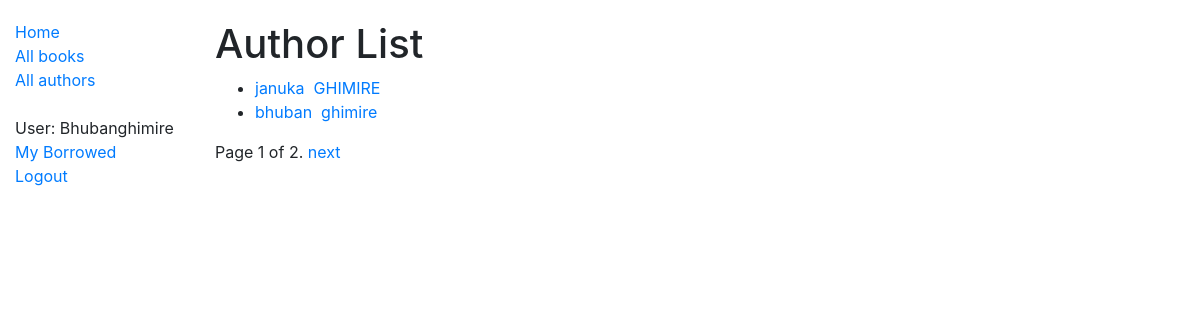
The app's page /catalog/author/ (signed in) with its own data.
### catalog/models.py (models this page shows, shortened)
class Author(models.Model):
    first_name = models.CharField(max_length=200)
    last_name = models.CharField(max_length=100,default="ghimire")
    date_of_birth = models.DateField(null=True, blank=True)
    date_of_death = models.DateField('Died', null=True, blank=True)
    class Meta:
        ordering = ['last_name', 'first_name']

### catalog/views.py (the view)
# urls.py: path('author/',views.AuthorListView.as_view(),name='author'),
class AuthorListView(LoginRequiredMixin,ListView):
    model = Author
    template_name = 'author_list.html'
    paginate_by = 2

### catalog/templates/author_list.html
{% extends 'base_generic.html' %}
{% block content %}
    {% if author_list %}
    <h1>Author List</h1>
    <ul>
        {% for author in author_list %}
        <li>
            <a href="{% url 'author-detail' author.id %}">{{author.first_name}}&nbsp {{author.last_name}}</a>
        </li>
        {% endfor %}
    </ul>
    {% else %}
    <p>there are no books in the library</p>
    {% endif %}
{% endblock content %}

### catalog/templates/base_generic.html (shortened to what this page needs)
<!DOCTYPE html>
<html lang="en">
<head>
    <link rel="stylesheet" href="https://stackpath.bootstrapcdn.com/bootstrap/4.1.3/css/bootstrap.min.css"
>
    {% load static %}
    <link rel="stylesheet" href="{% static 'css/styles.css' %}">
</head>
<body>
    <div class="container-fluid">
        <div class="row">
            <div class="col-sm-2">
                {% block sidebar %}
                <ul class="sidebar-nav">
                    <li><a href="{% url 'index' %}">Home</a></li>
                    <li><a href="{% url 'book' %}">All books</a></li>
                    <li><a href="{% url 'author' %}">All authors</a></li>
                    <br>
                    {% if user.is_authenticated %}
                    <li>User: {{ user.get_username }}</li>
                    <li><a href="{% url 'my-borrowed' %}">My Borrowed</a></li>
                    <li><a href="{% url 'logout'%}?next={{request.path}}">Logout</a></li>
                    {% else %}
                    <li><a href="{% url 'login'%}?next={{request.path}}">Login</a></li>
                    {% endif %}
                </ul>
                {% endblock %}
            </div>
            <div class="col-sm-10 ">{% block content %}{% endblock %}
                {% block pagination %}
                {% if is_paginated %}
                <div class="pagination">
                    <span class="page-links">
                        <span class="page-current">
                            Page {{ page_obj.number }} of {{ page_obj.paginator.num_pages }}.
                        </span>
                        {% if page_obj.has_next %}
                        <a href="{{ request.path }}?page={{ page_obj.next_page_number }}">next</a>
                        {% endif %}
                    </span>
                </div>
                {% endif %}
                {% endblock %}
            </div>
        </div>
    </div>
</body>
</html>

### catalog/static/css/styles.css (style rules this page uses)
.sidebar-nav { margin-top: 20px; padding: 0; list-style: none; }
h1 { margin-top: 20px; }

### records on screen
Author: first_name "januka", last_name "GHIMIRE"
Author: first_name "bhuban", last_name "ghimire"

### other values on screen
{{ user.get_username }} "Bhubanghimire"
{{ page_obj.number }} "1"
{{ page_obj.paginator.num_pages }} "2"
